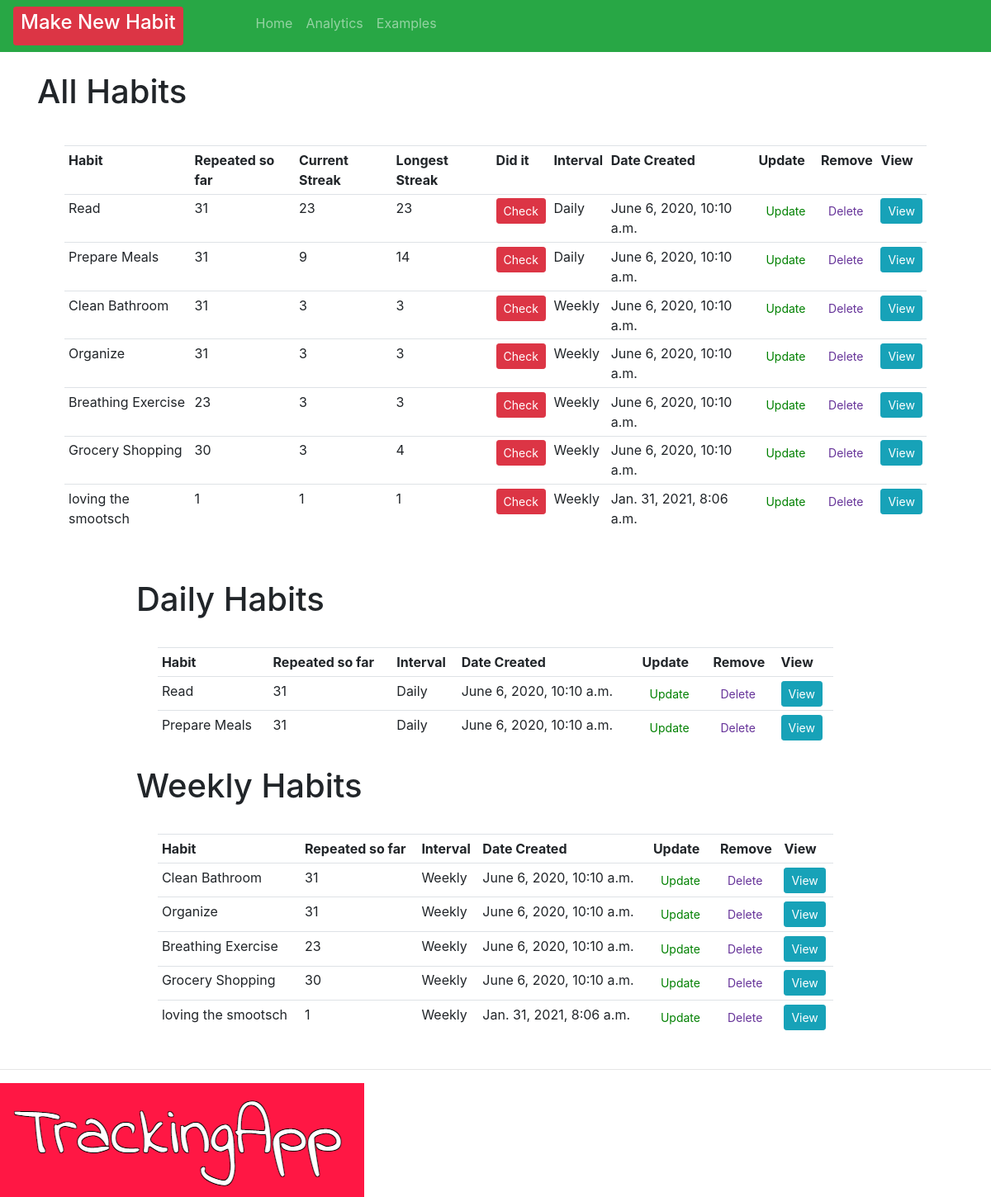
Before: / with the older database file.
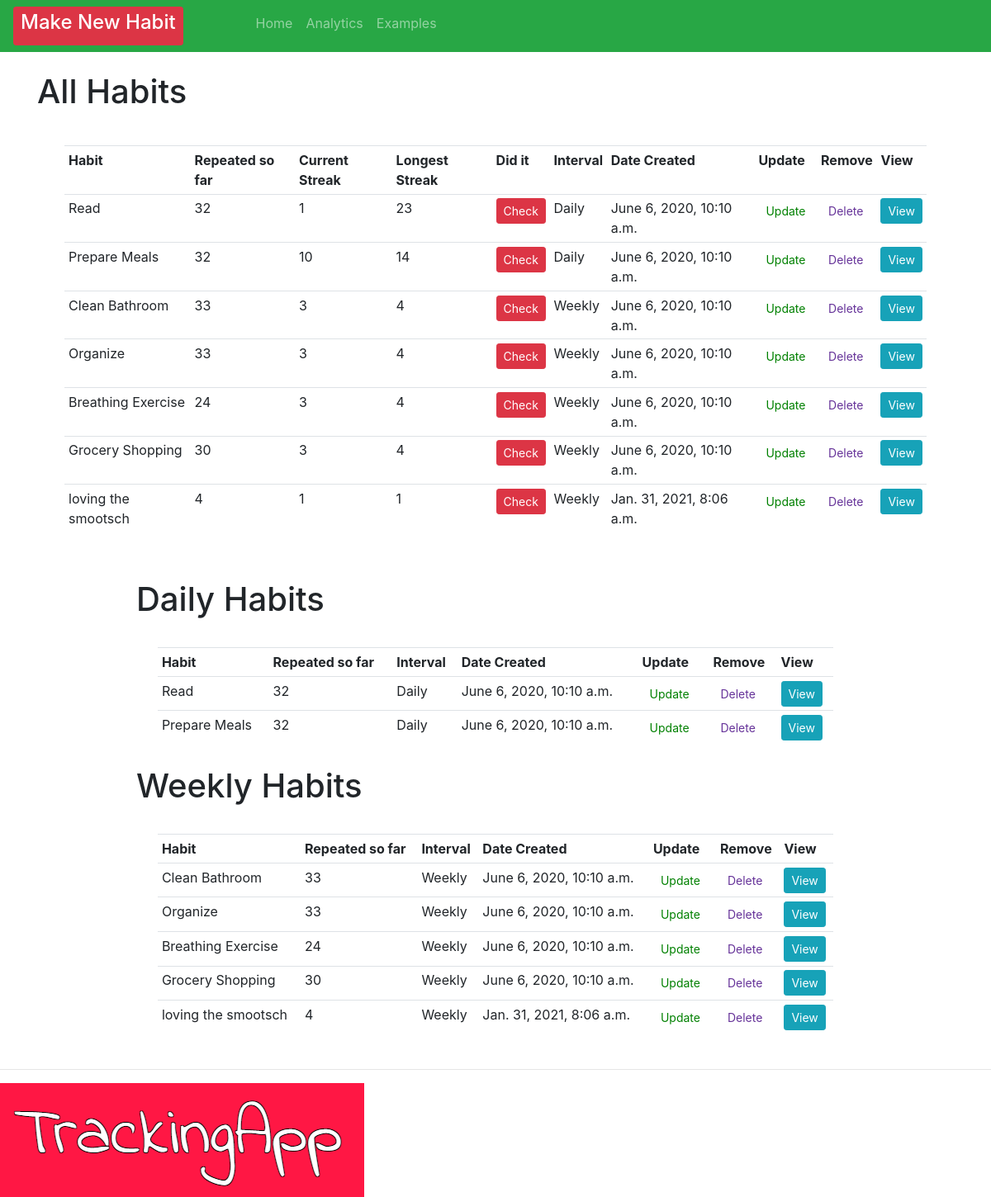
After: the same page with the newer database file.
### crm/models.py (models this page shows, shortened)
class Order(models.Model):
    INTERVAL = (
            ('Daily', 'Daily'),
            ('Weekly', 'Weekly' ),
                      )
    habit = models.CharField(max_length=200, null=True, blank=True)
    interval = models.CharField(max_length=400, null=True, choices=INTERVAL)
    checked = models.IntegerField(blank=True, default=0, null=True)
    streak = models.IntegerField(blank=True, default=0, null=True)
    longestStreak = models.IntegerField(blank=True, default=0, null=True)
    created = models.DateTimeField(auto_now=True, auto_now_add=False, editable=False, null=True, blank=True)
    checkedList = models.ManyToManyField(Repeats)
    timeStamp = models.DateTimeField(auto_now=True, blank=True)
    date_created = models.DateTimeField(auto_now_add=True, null=True, editable=False, blank=True)
    dateAsString = models.CharField(max_length=200, null=True, blank=True)

### crm/views.py (the view)
# urls.py: path('', views.home, name="home" ),
def home(request):
    orders = Order.objects.all()
    total_orders = orders.count()
    dailyFilter = Order.objects.filter(interval="Daily")
    weeklyFilter = Order.objects.filter(interval="Weekly")
    context = {'orders': orders, 'total_orders': total_orders, 'dailyFilter': dailyFilter, 'weeklyFilter':weeklyFilter}
    return render(request, 'habit/dashboard.html', context)

### crm/templates/habit/dashboard.html (shortened to what this page needs)
{% extends 'habit/main.html' %}
{% block content %}
<br>
<div class="row" style="padding-left: 5%; padding-right: 5%;">
    <table style="margin: 3%" class="table table-sm">
        <h1> All Habits {{checked}} </h1>
        <tr>
            <th>Habit</th>
            <th>Repeated so far</th>
            <th>Current Streak</th>
            <th>Longest Streak</th>
            <th>Did it</th>
            <th>Interval</th>
            <th>Date Created</th>
            <th>Update</th>
            <th>Remove</th>
            <th>View</th>
        </tr>
        {% for order in orders %}
        <tr>
            <td>
                       {{ order.habit }}
            </td>
            <td>
                {{order.checkedList.count}}
            </td>
            <td>
                {{order.streak}}
            </td>
            <td>
                {{ order.longestStreak }}
             </td>
            <td>
                <form action="{% url 'check_habit' order.id %}" method="POST">
                    <button type="submit" , name="post_id" , value="{{order.id}}" ,
                        class="btn btn-sm btn-danger">Check</button>
                </form>
            </td>
            <td>{{order.interval}}</td>
            <td>{{order.date_created}}</td>
            <td><a class="btn btn-sm" style="color: green;" href="{% url 'update_habit' order.id %}">Update</a></td>
            <td><a class="btn btn-sm" style="color: rebeccapurple;" href="{% url 'delete' order.id %}">Delete</a></td>
            <td><a class="btn btn-sm btn-info" href="{% url 'habit' order.id %}">View</a></td>
        </tr>
        {% endfor %}
    </table>
</div>
<br>
<div class="row" style="padding-left: 15%; padding-right: 15%;">
    <table style="margin: 3%" class="table table-sm">
        <h1> Daily Habits </h1>
        <tr>
            <th>Habit</th>
            <th>Repeated so far</th>
            <th>Interval</th>
            <th>Date Created</th>
            <th>Update</th>
            <th>Remove</th>
            <th>View</th>
        </tr>
        {% for day in dailyFilter %}
       <td>
            {{ day.habit }}
        </td>
        <td>
            {{day.checkedList.count}}
        </td>
        <td>{{day.interval}}</td>
        <td>{{day.date_created}}</td>
        <td><a class="btn btn-sm" style="color: green;" href="{% url 'update_habit' day.id %}">Update</a></td>
        <td><a class="btn btn-sm" style="color: rebeccapurple;" href="{% url 'delete' day.id %}">Delete</a></td>
        <td><a class="btn btn-sm btn-info" href="{% url 'habit' day.id %}">View</a></td>
        {% endfor %}
    </table>
</div>
<div class="row" style="padding-left: 15%; padding-right: 15%;">
    <table style="margin: 3%" class="table table-sm">
        <tr>
            <th>Habit</th>
            <th>Repeated so far</th>
            <th>Interval</th>
            <th>Date Created</th>
            <th>Update</th>
            <th>Remove</th>
            <th>View</th>
        </tr>
        <h1> Weekly Habits </h1>
        {% for week in weeklyFilter %}
        <tr>
             <td>
                {{ week.habit }}
            </td>
            <td>
                {{week.checkedList.count}}
            </td>
                      <td>{{week.interval}}</td>
            <td>{{week.date_created}}</td>
            <td><a class="btn btn-sm" style="color: green;" href="{% url 'update_habit' week.id %}">Update</a>
            </td>
            <td><a class="btn btn-sm" style="color: rebeccapurple;" href="{% url 'delete' week.id %}">Delete</a>
            </td>
            <td><a class="btn btn-sm btn-info" href="{% url 'habit' week.id %}">View</a></td>
        </tr>
        {% endfor %}
    </table>
</div>
{% endblock %}

### crm/templates/habit/main.html (shortened to what this page needs)
<!DOCTYPE html>
<html>
<head>
    <link rel="stylesheet" href="https://stackpath.bootstrapcdn.com/bootstrap/4.3.1/css/bootstrap.min.css"
>
</head>
<body>
    {% include 'habit/navbar.html' %}
    {% block content  %}
    {% endblock  %}
    {%load static%}
    <hr>
    <img src="{% static 'images/logo.png' %}">
</body>
</html>

### crm/templates/habit/navbar.html (shortened to what this page needs)
{%load static%}
<nav class="navbar navbar-expand-lg navbar-dark bg-success" >
    <div class="collapse navbar-collapse" id="navbarNav">
      <ul class="navbar-nav">
        <li>
          <div class="nav-item" style="margin-right:80px">
            <a class="btn btn-sm btn-block btn-danger" href="{% url 'create_habit' %}"><h4>Make New Habit</h4></a>
        </div>
        <li class="nav-item" >
          <a class="nav-link"  style="justify-content: flex-end;"  href="{% url 'home' %}">Home <span class="sr-only">(current)</span></a>
        </li>
        <li class="nav-item">
          <a class="nav-link" href="{% url 'analytics' %}">Analytics</a>
        </li>
        <li class="nav-item">
          <a class="nav-link" href="{% url 'examples' %}">Examples</a>
        </li>
                </li>
      </ul>
    </div>
  </nav>

Changed rows visible on the page:
changed Order "Read": checkedList.count "31" → "32"; streak "23" → "1"
changed Order "Prepare Meals": checkedList.count "31" → "32"; streak "9" → "10"
changed Order "Clean Bathroom": checkedList.count "31" → "33"; longestStreak "3" → "4"
changed Order "Organize": checkedList.count "31" → "33"; longestStreak "3" → "4"
changed Order "Breathing Exercise": checkedList.count "23" → "24"; longestStreak "3" → "4"
changed Order "loving the smootsch": checkedList.count "1" → "4"
